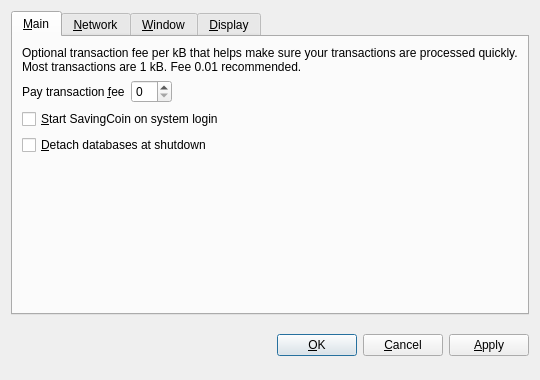
<?xml version="1.0" encoding="UTF-8"?>
<ui version="4.0">
 <class>OptionsDialog</class>
 <widget class="QDialog" name="OptionsDialog">
  <property name="geometry">
   <rect>
    <x>0</x>
    <y>0</y>
    <width>540</width>
    <height>380</height>
   </rect>
  </property>
  <property name="windowTitle">
   <string>Options</string>
  </property>
  <property name="modal">
   <bool>true</bool>
  </property>
  <layout class="QVBoxLayout" name="verticalLayout">
   <item>
    <widget class="QTabWidget" name="tabWidget">
     <property name="tabPosition">
      <enum>QTabWidget::North</enum>
     </property>
     <property name="currentIndex">
      <number>0</number>
     </property>
     <widget class="QWidget" name="tabMain">
      <attribute name="title">
       <string>&amp;Main</string>
      </attribute>
      <layout class="QVBoxLayout" name="verticalLayout_Main">
       <item>
        <widget class="QLabel" name="transactionFeeInfoLabel">
         <property name="text">
          <string>Optional transaction fee per kB that helps make sure your transactions are processed quickly. Most transactions are 1 kB. Fee 0.01 recommended.</string>
         </property>
         <property name="textFormat">
          <enum>Qt::PlainText</enum>
         </property>
         <property name="wordWrap">
          <bool>true</bool>
         </property>
        </widget>
       </item>
       <item>
        <layout class="QHBoxLayout" name="horizontalLayout_Main">
         <item>
          <widget class="QLabel" name="transactionFeeLabel">
           <property name="text">
            <string>Pay transaction &amp;fee</string>
           </property>
           <property name="textFormat">
            <enum>Qt::PlainText</enum>
           </property>
           <property name="buddy">
            <cstring>transactionFee</cstring>
           </property>
          </widget>
         </item>
         <item>
          <widget class="BitcoinAmountField" name="transactionFee"/>
         </item>
         <item>
          <spacer name="horizontalSpacer_Main">
           <property name="orientation">
            <enum>Qt::Horizontal</enum>
           </property>
           <property name="sizeHint" stdset="0">
            <size>
             <width>40</width>
             <height>20</height>
            </size>
           </property>
          </spacer>
         </item>
        </layout>
       </item>
       <item>
        <widget class="QCheckBox" name="bitcoinAtStartup">
         <property name="toolTip">
          <string>Automatically start SavingCoin after logging in to the system.</string>
         </property>
         <property name="text">
          <string>&amp;Start SavingCoin on system login</string>
         </property>
        </widget>
       </item>
       <item>
        <widget class="QCheckBox" name="detachDatabases">
         <property name="toolTip">
          <string>Detach block and address databases at shutdown. This means they can be moved to another data directory, but it slows down shutdown. The wallet is always detached.</string>
         </property>
         <property name="text">
          <string>&amp;Detach databases at shutdown</string>
         </property>
        </widget>
       </item>
       <item>
        <spacer name="verticalSpacer_Main">
         <property name="orientation">
          <enum>Qt::Vertical</enum>
         </property>
         <property name="sizeHint" stdset="0">
          <size>
           <width>20</width>
           <height>40</height>
          </size>
         </property>
        </spacer>
       </item>
      </layout>
     </widget>
     <widget class="QWidget" name="tabNetwork">
      <attribute name="title">
       <string>&amp;Network</string>
      </attribute>
      <layout class="QVBoxLayout" name="verticalLayout_Network">
       <item>
        <widget class="QCheckBox" name="mapPortUpnp">
         <property name="toolTip">
          <string>Automatically open the SavingCoin client port on the router. This only works when your router supports UPnP and it is enabled.</string>
         </property>
         <property name="text">
          <string>Map port using &amp;UPnP</string>
         </property>
        </widget>
       </item>
       <item>
        <widget class="QCheckBox" name="connectSocks">
         <property name="toolTip">
          <string>Connect to the SavingCoin network through a SOCKS proxy (e.g. when connecting through Tor).</string>
         </property>
         <property name="text">
          <string>&amp;Connect through SOCKS proxy:</string>
         </property>
        </widget>
       </item>
       <item>
        <layout class="QHBoxLayout" name="horizontalLayout_Network">
         <item>
          <widget class="QLabel" name="proxyIpLabel">
           <property name="text">
            <string>Proxy &amp;IP:</string>
           </property>
           <property name="textFormat">
            <enum>Qt::PlainText</enum>
           </property>
           <property name="buddy">
            <cstring>proxyIp</cstring>
           </property>
          </widget>
         </item>
         <item>
          <widget class="QValidatedLineEdit" name="proxyIp">
           <property name="maximumSize">
            <size>
             <width>140</width>
             <height>16777215</height>
            </size>
           </property>
           <property name="toolTip">
            <string>IP address of the proxy (e.g. 127.0.0.1)</string>
           </property>
          </widget>
         </item>
         <item>
          <widget class="QLabel" name="proxyPortLabel">
           <property name="text">
            <string>&amp;Port:</string>
           </property>
           <property name="textFormat">
            <enum>Qt::PlainText</enum>
           </property>
           <property name="buddy">
            <cstring>proxyPort</cstring>
           </property>
          </widget>
         </item>
         <item>
          <widget class="QLineEdit" name="proxyPort">
           <property name="maximumSize">
            <size>
             <width>55</width>
             <height>16777215</height>
            </size>
           </property>
           <property name="toolTip">
            <string>Port of the proxy (e.g. 9050)</string>
           </property>
          </widget>
         </item>
         <item>
          <widget class="QLabel" name="socksVersionLabel">
           <property name="text">
            <string>SOCKS &amp;Version:</string>
           </property>
           <property name="textFormat">
            <enum>Qt::PlainText</enum>
           </property>
           <property name="buddy">
            <cstring>socksVersion</cstring>
           </property>
          </widget>
         </item>
         <item>
          <widget class="QValueComboBox" name="socksVersion">
           <property name="toolTip">
            <string>SOCKS version of the proxy (e.g. 5)</string>
           </property>
          </widget>
         </item>
         <item>
          <spacer name="horizontalSpacer_Network">
           <property name="orientation">
            <enum>Qt::Horizontal</enum>
           </property>
           <property name="sizeHint" stdset="0">
            <size>
             <width>40</width>
             <height>20</height>
            </size>
           </property>
          </spacer>
         </item>
        </layout>
       </item>
       <item>
        <spacer name="verticalSpacer_Network">
         <property name="orientation">
          <enum>Qt::Vertical</enum>
         </property>
         <property name="sizeHint" stdset="0">
          <size>
           <width>20</width>
           <height>40</height>
          </size>
         </property>
        </spacer>
       </item>
      </layout>
     </widget>
     <widget class="QWidget" name="tabWindow">
      <attribute name="title">
       <string>&amp;Window</string>
      </attribute>
      <layout class="QVBoxLayout" name="verticalLayout_Window">
       <item>
        <widget class="QCheckBox" name="minimizeToTray">
         <property name="toolTip">
          <string>Show only a tray icon after minimizing the window.</string>
         </property>
         <property name="text">
          <string>&amp;Minimize to the tray instead of the taskbar</string>
         </property>
        </widget>
       </item>
       <item>
        <widget class="QCheckBox" name="minimizeOnClose">
         <property name="toolTip">
          <string>Minimize instead of exit the application when the window is closed. When this option is enabled, the application will be closed only after selecting Quit in the menu.</string>
         </property>
         <property name="text">
          <string>M&amp;inimize on close</string>
         </property>
        </widget>
       </item>
       <item>
        <spacer name="verticalSpacer_Window">
         <property name="orientation">
          <enum>Qt::Vertical</enum>
         </property>
         <property name="sizeHint" stdset="0">
          <size>
           <width>20</width>
           <height>40</height>
          </size>
         </property>
        </spacer>
       </item>
      </layout>
     </widget>
     <widget class="QWidget" name="tabDisplay">
      <attribute name="title">
       <string>&amp;Display</string>
      </attribute>
      <layout class="QVBoxLayout" name="verticalLayout_Display">
       <item>
        <layout class="QHBoxLayout" name="horizontalLayout_1_Display">
         <item>
          <widget class="QLabel" name="langLabel">
           <property name="text">
            <string>User Interface &amp;language:</string>
           </property>
           <property name="textFormat">
            <enum>Qt::PlainText</enum>
           </property>
           <property name="buddy">
            <cstring>lang</cstring>
           </property>
          </widget>
         </item>
         <item>
          <widget class="QValueComboBox" name="lang">
           <property name="toolTip">
            <string>The user interface language can be set here. This setting will take effect after restarting SavingCoin.</string>
           </property>
          </widget>
         </item>
        </layout>
       </item>
       <item>
        <layout class="QHBoxLayout" name="horizontalLayout_2_Display">
         <item>
          <widget class="QLabel" name="unitLabel">
           <property name="text">
            <string>&amp;Unit to show amounts in:</string>
           </property>
           <property name="textFormat">
            <enum>Qt::PlainText</enum>
           </property>
           <property name="buddy">
            <cstring>unit</cstring>
           </property>
          </widget>
         </item>
         <item>
          <widget class="QValueComboBox" name="unit">
           <property name="toolTip">
            <string>Choose the default subdivision unit to show in the interface and when sending coins.</string>
           </property>
          </widget>
         </item>
        </layout>
       </item>
       <item>
        <widget class="QCheckBox" name="displayAddresses">
         <property name="toolTip">
          <string>Whether to show SavingCoin addresses in the transaction list or not.</string>
         </property>
         <property name="text">
          <string>&amp;Display addresses in transaction list</string>
         </property>
        </widget>
       </item>
       <item>
        <spacer name="verticalSpacer_Display">
         <property name="orientation">
          <enum>Qt::Vertical</enum>
         </property>
         <property name="sizeHint" stdset="0">
          <size>
           <width>20</width>
           <height>40</height>
          </size>
         </property>
        </spacer>
       </item>
      </layout>
     </widget>
    </widget>
   </item>
   <item>
    <layout class="QHBoxLayout" name="horizontalLayout_Buttons">
     <item>
      <spacer name="horizontalSpacer_1">
       <property name="orientation">
        <enum>Qt::Horizontal</enum>
       </property>
       <property name="sizeHint" stdset="0">
        <size>
         <width>40</width>
         <height>48</height>
        </size>
       </property>
      </spacer>
     </item>
     <item>
      <widget class="QLabel" name="statusLabel">
       <property name="font">
        <font>
         <weight>75</weight>
         <bold>true</bold>
        </font>
       </property>
       <property name="text">
        <string/>
       </property>
       <property name="textFormat">
        <enum>Qt::PlainText</enum>
       </property>
       <property name="wordWrap">
        <bool>true</bool>
       </property>
      </widget>
     </item>
     <item>
      <spacer name="horizontalSpacer_2">
       <property name="orientation">
        <enum>Qt::Horizontal</enum>
       </property>
       <property name="sizeHint" stdset="0">
        <size>
         <width>40</width>
         <height>48</height>
        </size>
       </property>
      </spacer>
     </item>
     <item>
      <widget class="QPushButton" name="okButton">
       <property name="text">
        <string>&amp;OK</string>
       </property>
      </widget>
     </item>
     <item>
      <widget class="QPushButton" name="cancelButton">
       <property name="text">
        <string>&amp;Cancel</string>
       </property>
       <property name="autoDefault">
        <bool>false</bool>
       </property>
      </widget>
     </item>
     <item>
      <widget class="QPushButton" name="applyButton">
       <property name="text">
        <string>&amp;Apply</string>
       </property>
       <property name="autoDefault">
        <bool>false</bool>
       </property>
      </widget>
     </item>
    </layout>
   </item>
  </layout>
 </widget>
 <customwidgets>
  <customwidget>
   <class>BitcoinAmountField</class>
   <extends>QSpinBox</extends>
   <header>bitcoinamountfield.h</header>
  </customwidget>
  <customwidget>
   <class>QValueComboBox</class>
   <extends>QComboBox</extends>
   <header>qvaluecombobox.h</header>
  </customwidget>
  <customwidget>
   <class>QValidatedLineEdit</class>
   <extends>QLineEdit</extends>
   <header>qvalidatedlineedit.h</header>
  </customwidget>
 </customwidgets>
 <resources/>
 <connections/>
</ui>
